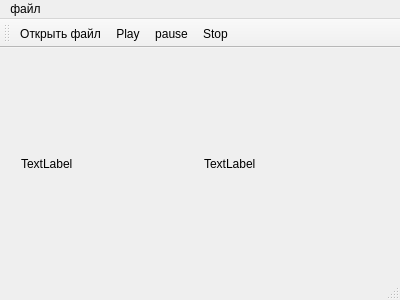
<?xml version="1.0" encoding="UTF-8"?>
<ui version="4.0">
 <class>MainWindow</class>
 <widget class="QMainWindow" name="MainWindow">
  <property name="geometry">
   <rect>
    <x>0</x>
    <y>0</y>
    <width>400</width>
    <height>300</height>
   </rect>
  </property>
  <property name="windowTitle">
   <string>MainWindow</string>
  </property>
  <widget class="QWidget" name="centralWidget">
   <widget class="QWidget" name="">
    <property name="geometry">
     <rect>
      <x>10</x>
      <y>0</y>
      <width>381</width>
      <height>231</height>
     </rect>
    </property>
    <layout class="QHBoxLayout" name="horizontalLayout">
     <item>
      <widget class="QLabel" name="label_2">
       <property name="text">
        <string>TextLabel</string>
       </property>
      </widget>
     </item>
     <item>
      <widget class="QLabel" name="label">
       <property name="text">
        <string>TextLabel</string>
       </property>
      </widget>
     </item>
    </layout>
   </widget>
  </widget>
  <widget class="QMenuBar" name="menuBar">
   <property name="geometry">
    <rect>
     <x>0</x>
     <y>0</y>
     <width>400</width>
     <height>21</height>
    </rect>
   </property>
   <widget class="QMenu" name="menu">
    <property name="title">
     <string>файл</string>
    </property>
    <addaction name="action_openFile"/>
   </widget>
   <addaction name="menu"/>
  </widget>
  <widget class="QToolBar" name="mainToolBar">
   <attribute name="toolBarArea">
    <enum>TopToolBarArea</enum>
   </attribute>
   <attribute name="toolBarBreak">
    <bool>false</bool>
   </attribute>
   <addaction name="action_openFile"/>
   <addaction name="actionPlay"/>
   <addaction name="actionPause"/>
   <addaction name="actionStop"/>
  </widget>
  <widget class="QStatusBar" name="statusBar"/>
  <action name="action_openFile">
   <property name="icon">
    <iconset resource="resources.qrc">
     <normaloff>:/res/Img/folder_page_white.png</normaloff>:/res/Img/folder_page_white.png</iconset>
   </property>
   <property name="text">
    <string>Открыть файл</string>
   </property>
  </action>
  <action name="actionPlay">
   <property name="icon">
    <iconset resource="resources.qrc">
     <normaloff>:/res/Img/control_play.png</normaloff>:/res/Img/control_play.png</iconset>
   </property>
   <property name="text">
    <string>Play</string>
   </property>
   <property name="toolTip">
    <string>play</string>
   </property>
  </action>
  <action name="actionPause">
   <property name="icon">
    <iconset resource="resources.qrc">
     <normaloff>:/res/Img/control_pause.png</normaloff>:/res/Img/control_pause.png</iconset>
   </property>
   <property name="text">
    <string>pause</string>
   </property>
   <property name="toolTip">
    <string>pause</string>
   </property>
  </action>
  <action name="actionStop">
   <property name="icon">
    <iconset resource="resources.qrc">
     <normaloff>:/res/Img/control_stop.png</normaloff>:/res/Img/control_stop.png</iconset>
   </property>
   <property name="text">
    <string>Stop</string>
   </property>
   <property name="toolTip">
    <string>Stop</string>
   </property>
  </action>
 </widget>
 <layoutdefault spacing="6" margin="11"/>
 <resources>
  <include location="resources.qrc"/>
 </resources>
 <connections/>
</ui>
